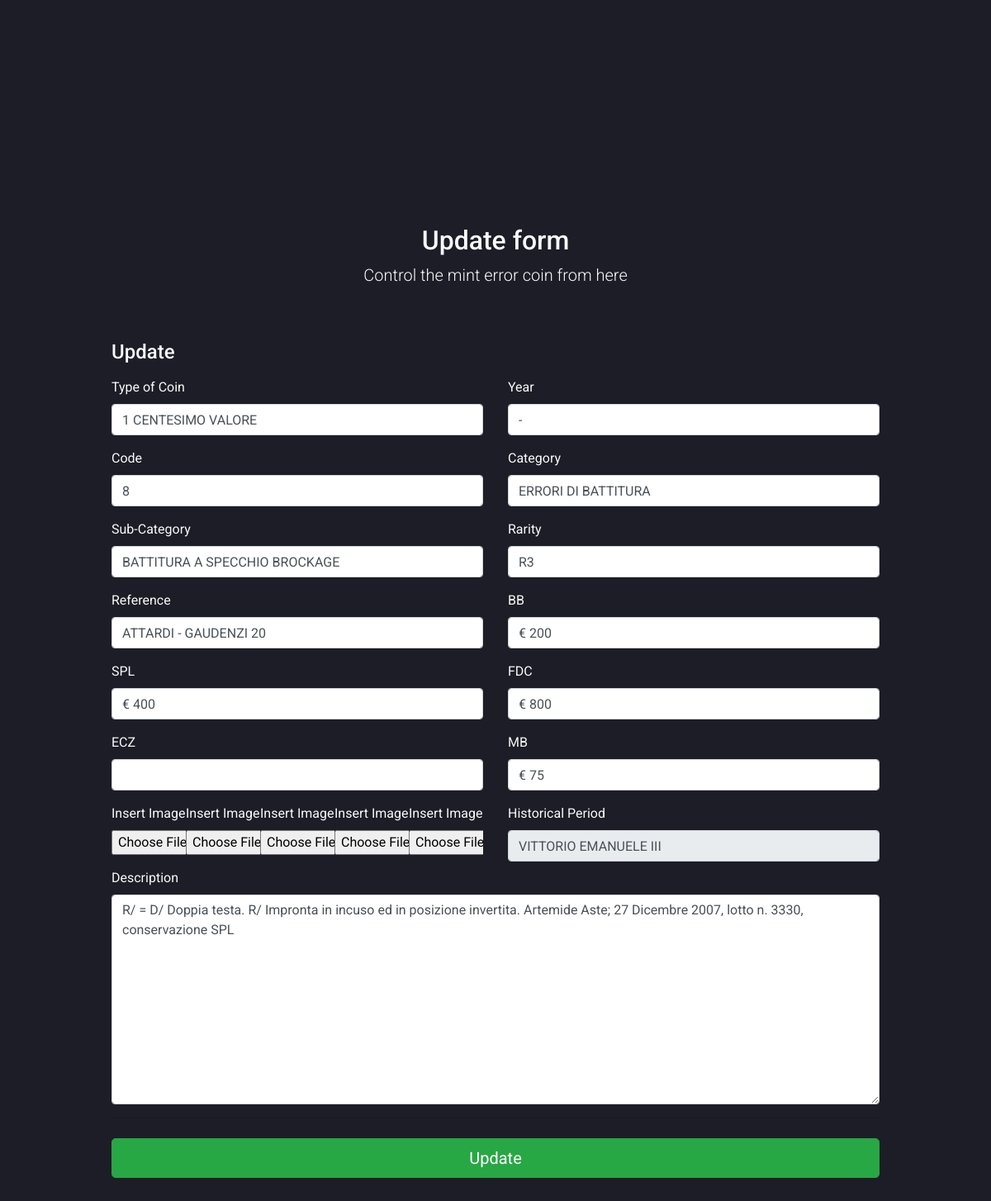
Page /page/admin_update.php?id=3118 on the committed database.
### tables this page shows
CREATE TABLE `data_tbl` (
  `id` int(11) NOT NULL,
  `cod_cat` varchar(57) DEFAULT NULL,
  `type_of_coin` varchar(74) DEFAULT NULL,
  `year` varchar(136) DEFAULT NULL,
  `description` varchar(779) DEFAULT NULL,
  `category` varchar(39) DEFAULT NULL,
  `sub_category` varchar(141) DEFAULT NULL,
  `rarity` varchar(38) DEFAULT NULL,
  `reference` varchar(21) DEFAULT NULL,
  `mb` varchar(5) DEFAULT NULL,
  `bb` varchar(7) DEFAULT NULL,
  `spl` varchar(7) DEFAULT NULL,
  `fdc` varchar(19) DEFAULT NULL,
  `ecz` varchar(255) NOT NULL,
  `timeperiod` varchar(255) NOT NULL,
  `code` varchar(255) NOT NULL,
  `image` varchar(255) NOT NULL,
  `image2` varchar(255) NOT NULL,
  `image3` varchar(255) NOT NULL,
  `image4` varchar(255) NOT NULL,
  `image5` varchar(255) NOT NULL,
  `user` varchar(255) NOT NULL
);

### class/database.php (called while the page is built, shortened)
<?php
class database
{
    private $hostname = "localhost:3325";
    private $username = "root";
    private $password = "";
    private $dbname = "datastore2";
    public function connection()
    {
        $this->link = mysqli_connect($this->hostname, $this->username, $this->password, $this->dbname);
    }
}

### page/admin_update.php (the view, shortened to what this page needs)
<?php
include('../class/database.php');
class adminUpdate extends database
{
    protected $link;
    public function UpdateFunction()
    {
        $id = $_GET['id'];
        $sql = "Select * from data_tbl where id = $id";
        $res = mysqli_query($this->link, $sql);
        if (mysqli_num_rows($res) > 0) {
            return $res;
        } else {
            return false;
        }
    }
}
$obj = new adminUpdate;
$objUp = $obj->UpdateFunction();
$row = mysqli_fetch_assoc($objUp);
?>
<!doctype html>
<html lang="en">
<head>
    <link href="/docs/4.4/dist/css/bootstrap.min.css" rel="stylesheet"
>
    <link rel="stylesheet" href="https://stackpath.bootstrapcdn.com/bootstrap/4.4.1/css/bootstrap.min.css"
>
    <link href="../css/form-validation.css" rel="stylesheet">
</head>
<body class="text-light" style="background-color: #1c1d26">
    <div class="container">
        <div class="py-5 text-center">
            <img class="d-block mx-auto mb-4" src="../images/senacoins3(1).png" alt="" height="200">
            <h2>Update form</h2>
            <p class="lead">Control the mint error coin from here</p>
        </div>
        <div class="row">
            <div class="col-md-12 order-md-1">
                <h4 class="mb-3">Update</h4>
                <?php if (strcmp($row['timeperiod'], 'UNIONE EUROPEA') != 0) { ?>
                <form method="post" enctype="multipart/form-data" class="needs-validation" novalidate>
                    <div class="row">
                        <div class="col-md-6 mb-3">
                            <label for="type_of_coin">Type of Coin</label>
                            <input type="text" value="<?php echo $row['type_of_coin']; ?>" name="type_of_coin"
                                class="form-control" id="type_of_coin" placeholder="" required>
                        </div>
                        <div class="col-md-6 mb-3">
                            <label for="year">Year</label>
                            <input type="text" value="<?php echo $row['year']; ?>" name="year" class="form-control"
                                id="year" placeholder="" required>
                        </div>
                    </div>
                    <div class="row">
                        <div class="col-md-6 mb-3">
                            <label for="year">Code</label>
                            <input type="text" value="<?php echo $row['cod_cat']; ?>" name="code" class="form-control"
                                id="year" placeholder="" required>
                        </div>
                        <div class="col-md-6 mb-3">
                            <label for="Category">Category</label>
                            <input type="text" name="category" class="form-control" id="Category" placeholder=""
                                value="<?php echo $row['category']; ?>" required>
                        </div>
                    </div>
                    <div class="row">
                        <div class="col-md-6 mb-3">
                            <label for="Sub-Category">Sub-Category</label>
                            <input type="text" name="sub_category" class="form-control" id="Sub-Category" placeholder=""
                                value="<?php echo $row['sub_category']; ?>" required>
                        </div>
                        <div class="col-md-6 mb-3">
                            <label for="Rarity">Rarity</label>
                            <input type="text" name="rarity" class="form-control" id="Rarity" placeholder=""
                                value="<?php echo $row['rarity']; ?>" required>
                        </div>
                    </div>
                    <div class="row">
                        <div class="col-md-6 mb-3">
                            <label for="Reference">Reference</label>
                            <input type="text" name="reference" class="form-control" id="Reference" placeholder=""
                                value="<?php echo $row['reference']; ?>" required>
                        </div>
                        <div class="col-md-6 mb-3">
                            <label for="BB">BB</label>
                            <input type="text" name="bb" class="form-control" id="BB" placeholder=""
                                value="<?php echo $row['bb']; ?>" required>
                        </div>
                    </div>
                    <div class="row">
                        <div class="col-md-6 mb-3">
                            <label for="SPL">SPL</label>
                            <input type="text" name="spl" class="form-control" id="SPL" placeholder=""
                                value="<?php echo $row['spl']; ?>" required>
                        </div>
                        <div class="col-md-6 mb-3">
                            <label for="FDC">FDC</label>
                            <input type="text" name="fdc" class="form-control" id="FDC" placeholder=""
                                value="<?php echo $row['fdc']; ?>" required>
                        </div>
                    </div>
                    <div class="row">
                        <div class="col-md-6 mb-3">
                            <label for="ECZ">ECZ</label>
                            <input type="text" class="form-control" id="ECZ" placeholder=""
                                value="<?php echo $row['ecz']; ?>" name="ecz" required>
                        </div>
                        <div class="col-md-6">
                            <label for="MB">MB</label>
                            <input type="text" class="form-control" id="MB" placeholder=""
                                value="<?php echo $row['mb']; ?>" name="mb" required>
                        </div>
                    </div>
                    <div class="row">
                        <div class="col-md-6 d-flex">
                            <div class="form-group">
                                <label for="exampleFormControlFile1">Insert Image</label>
                                <input name="image" type="file" class="form-control-file" id="exampleFormControlFile1">
                            </div>
                            <div class="form-group">
                                <label for="exampleFormControlFile2">Insert Image</label>
                                <input name="image2" type="file" class="form-control-file" id="exampleFormControlFile2">
                            </div>
                            <div class="form-group">
                                <label for="exampleFormControlFile3">Insert Image</label>
                                <input name="image3" type="file" class="form-control-file" id="exampleFormControlFile3">
                            </div>
                            <div class="form-group">
                                <label for="exampleFormControlFile4">Insert Image</label>
                                <input name="image4" type="file" class="form-control-file" id="exampleFormControlFile4">
                            </div>
                            <div class="form-group">
                                <label for="exampleFormControlFile5">Insert Image</label>
                                <input name="image5" type="file" class="form-control-file" id="exampleFormControlFile5">
                            </div>
                        </div>
                        <div class="col-md-6">
                            <label for="his_period">Historical Period</label>
                            <input type="text" class="form-control" id="his_period" placeholder=""
                                value="<?php echo $row['timeperiod']; ?>" name="his_period" readonly>
                        </div>
                    </div>
                    <div class="row">
                        <div class="col-md-12">
                            <label for="description">Description</label>
                            <textarea type="text" name="description" class="form-control" id="description" cols="30"
                                rows="10" placeholder="" required><?php echo $row['description']; ?></textarea>
                        </div>
                    </div>
                    <hr class="mb-4">
                    <button name="update" class="btn btn-success btn-lg btn-block" type="submit">Update</button>
                </form>
                <?php } ?>
            </div>
        </div>
    </div>
</body>
</html>

### css/form-validation.css (style rules this page uses)
.container { max-width: 960px; }
body { background-color: #1c1d26; }
h2, h4, span, p, button { font-family: 'Roboto', sans-serif; }

### page/admin_update.php (style rules this page uses)
body, h1, h3, p, span, a, button { font-family: 'Roboto', sans-serif; }

### rows in the picture
data_tbl: type_of_coin "1 CENTESIMO VALORE", year "-", code "8", category "ERRORI DI BATTITURA", sub_category "BATTITURA A SPECCHIO BROCKAGE", rarity "R3", reference "ATTARDI - GAUDENZI 20", bb "€ 200", spl "€ 400", fdc "€ 800", mb "€ 75", his_period "VITTORIO EMANUELE III", description "R/ = D/ Doppia testa. R/ Impronta in incuso ed in posizione invertita. Artemide Aste; 27 Dicembre 2007, lotto n. 3330, conservazione SPL"
